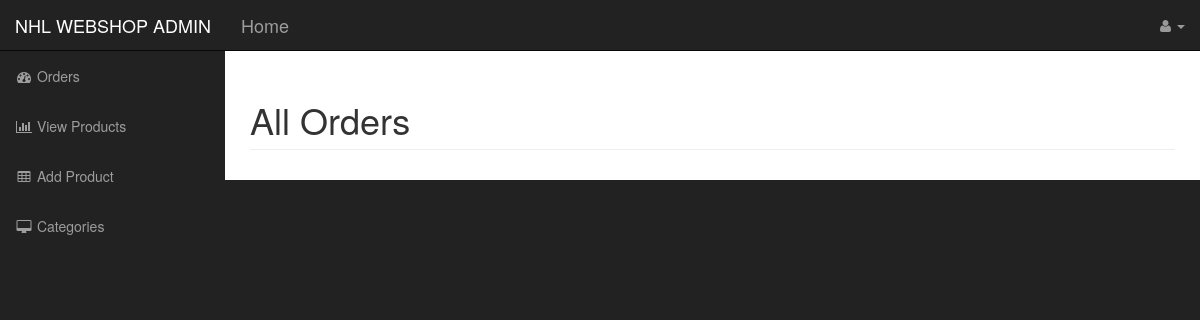
Page /admin/adminhome.php?orders on the earlier database version.
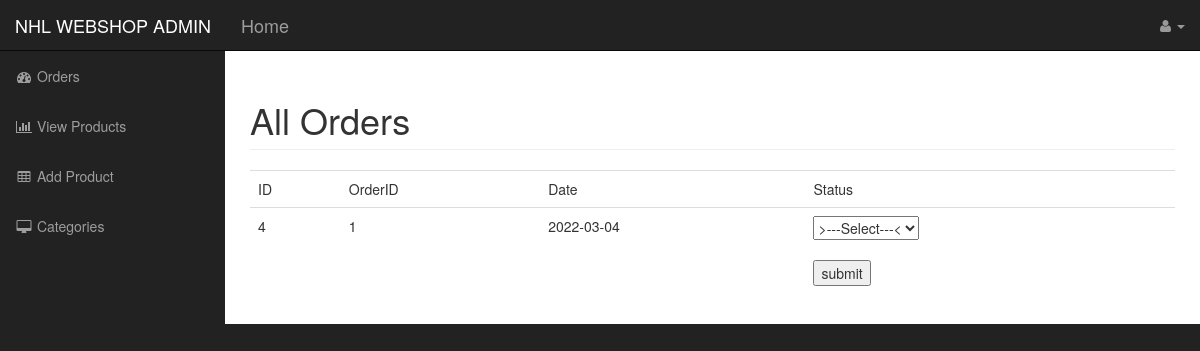
Same page on the later database version.
### tables this page shows
CREATE TABLE `ordertrack` (
  `HistoryID` int(11) NOT NULL,
  `OrderID` int(11) NOT NULL,
  `Date` date NOT NULL,
  `Status` varchar(255) NOT NULL
);

### resources/templates/back/orders.php (the view, shortened to what this page needs)
  <div class="col-md-12">
  <div class="row">
  <h1 class="page-header">
     All Orders
  </h1>
  </div>
  <div class="row">
    <?php
  if($_SERVER['REQUEST_METHOD']==='GET'){
    $con = mysqli_connect("localhost","root","","onlineshop");
          $query = $con->prepare("SELECT * FROM ordertrack");
          $query ->execute();
          $result = $query->get_result();
          $data = $result->fetch_all(MYSQLI_ASSOC);
  }
      foreach($data as $row){
    ?>
      <table class="table table-hover">
        <tr>
          <td>ID</td>
          <td>OrderID</td>
          <td>Date</td>
          <td>Status</td>
        </tr>
        <tr>
          <td><?php echo $row['HistoryID']; ?></td>
          <td><?php echo $row['OrderID']; ?></td>
          <td><?php echo $row['Date']; ?></td>
          <td>
            <form method= "get">
                <select name="Status">
                  <option>>---Select---<</option>
                </select>
                <br><br>
                <input type="submit" name="submit" value="submit" />
              </form>
          </td>
        </tr>
      </table>
    <?php
      }
    ?>
</div>
<?php
include ('footer.php');
?>

Differences in the rows shown:
added ordertrack: HistoryID "4", OrderID "1", Date "2022-03-04"
